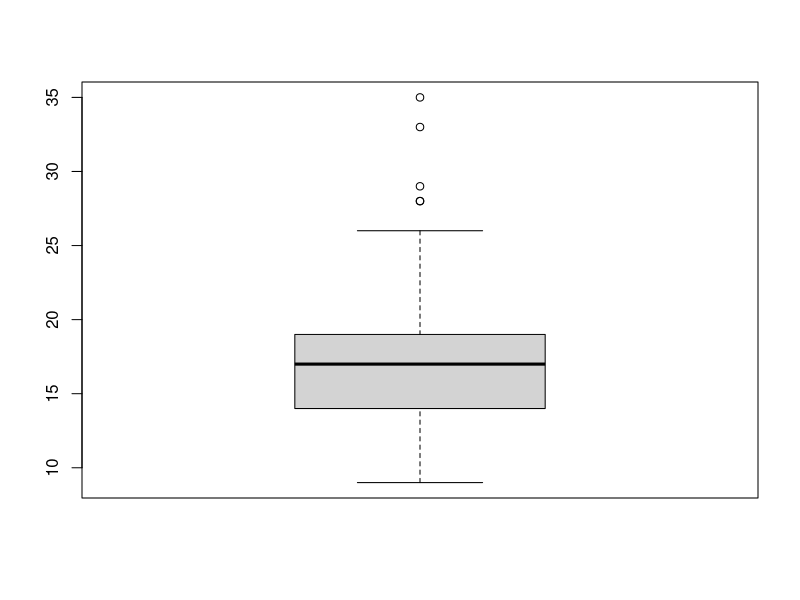
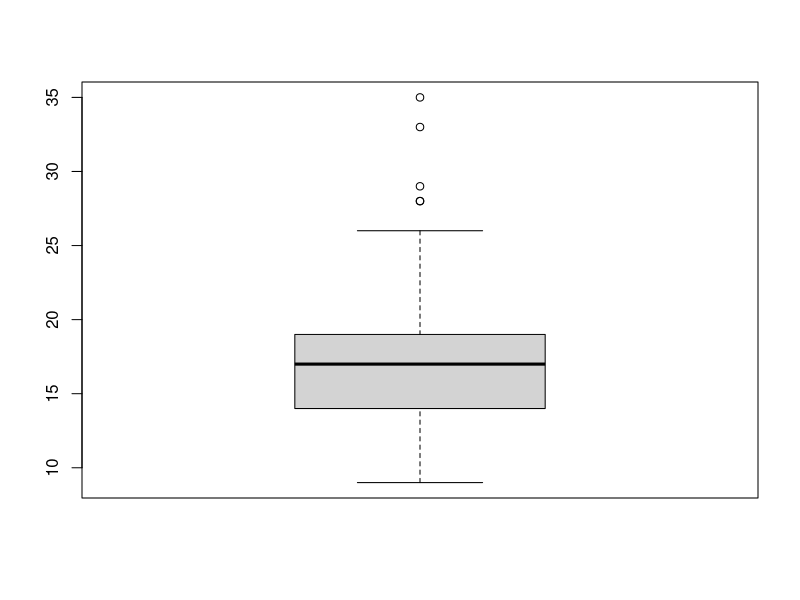
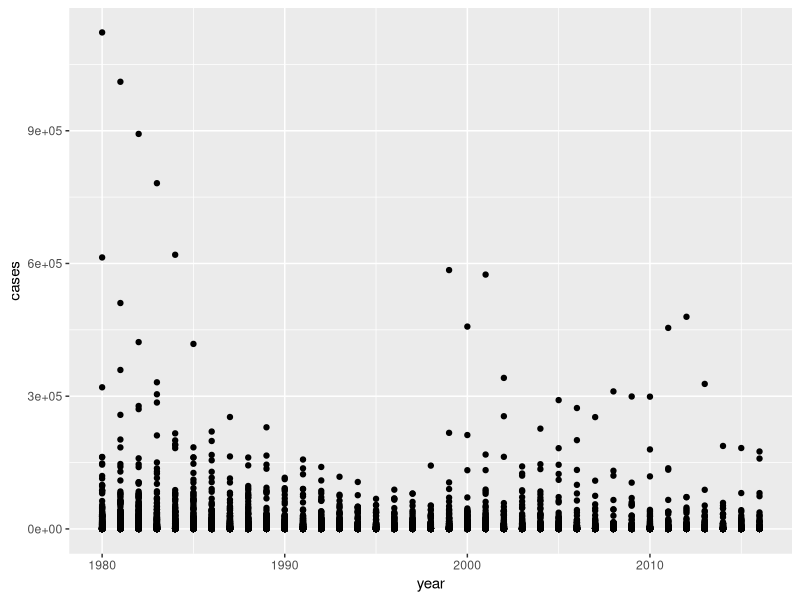
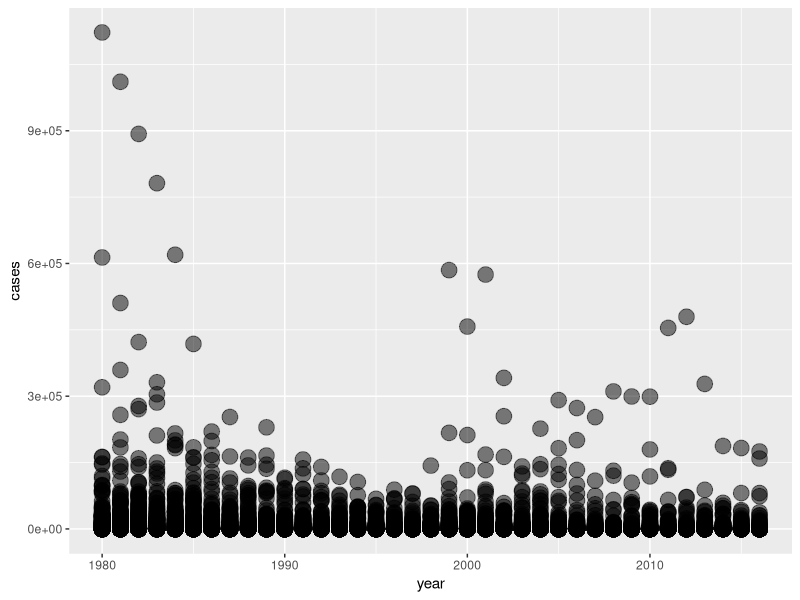
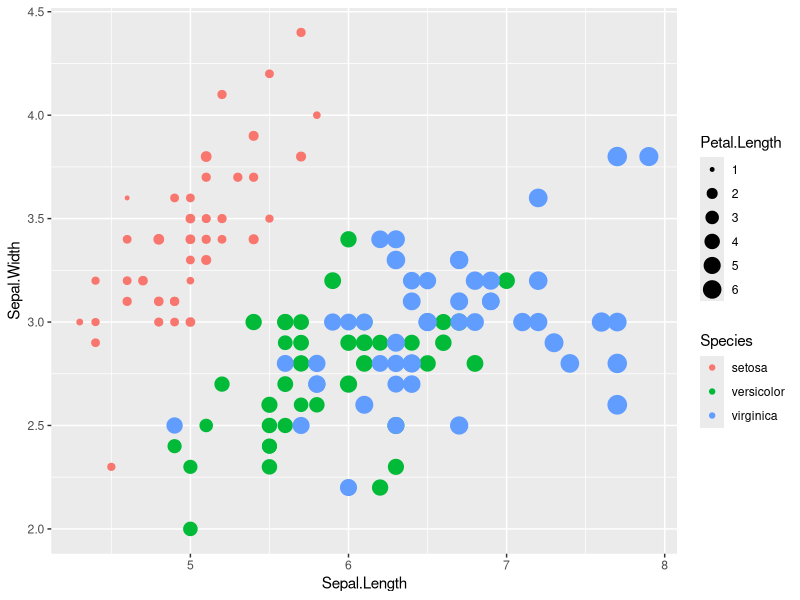
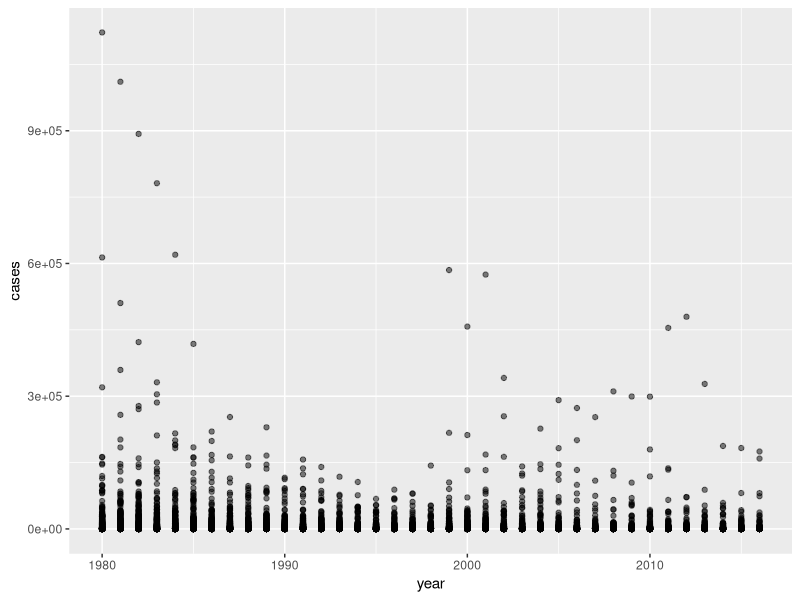
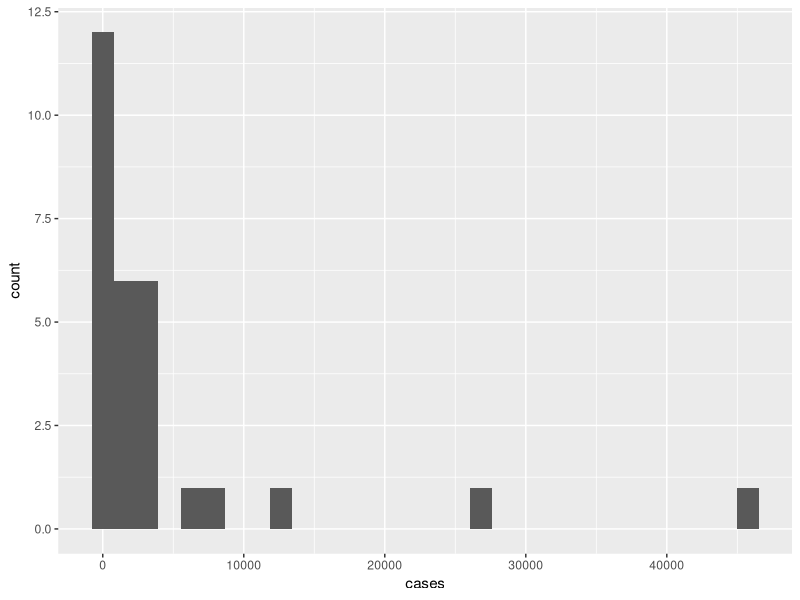
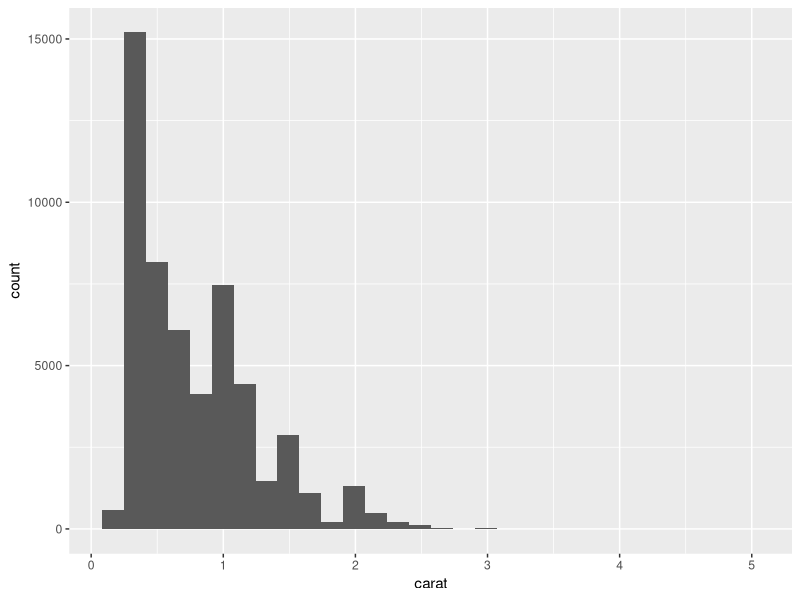

Recreate these plots in R, in order.
## ---- chunk 1
knitr::opts_chunk$set(echo = TRUE)
## ---- chunk 2
# 코드 청크
library(ggplot2)
library(data.table)
library(readxl)
library(foreign)
library(dplyr)
## ---- chunk 3
exam_na <- read.csv("exam_na.csv")
str(exam_na)
## ---- chunk 4
# 예시
exam_na <- read.csv("exam_na.csv")
is.na(exam_na)
## ---- chunk 5
table(is.na(exam_na))
table(is.na(exam_na$korean))
summary(is.na(exam_na))   # 데이터세트의 전체 변수별로 결측치 빈도 확인
summary(exam_na)   # 데이터세트의 전체 변수별 통계치 확인
## ---- chunk 6
mean(exam_na$korean)
mean(exam_na$korean, na.rm = TRUE)
## ---- chunk 7
na.omit(exam_na)
## ---- chunk 8
exam_na %>% filter(is.na(korean))   # 결측치 있는 행만 추출
## ---- chunk 9
exam_na %>% filter(!is.na(korean))   # 결측치 없는 행 모두 추출
## ---- chunk 10
exam_na %>% filter(is.na(korean) & !is.na(english))
exam_na %>% filter(!is.na(korean) & !is.na(english))
exam_na %>% filter(is.na(korean) | !is.na(english))
exam_na %>% filter(is.na(korean) | is.na(english))
## ---- chunk 11
exam_na$korean

mean(exam_na$korean, na.rm = TRUE)

exam_na$korean <- ifelse(is.na(exam_na$korean), 90.25, exam_na$korean)

exam_na$korean
## ---- chunk 12
library(mlbench)
colSums(is.na(exam_na))    # 결측값 확인
exam_na2 <- read.csv("exam_na.csv")

exam_na <- exam_na[complete.cases(exam_na2) ,]
# complete.cases() : 해당되는 행의 결측치를 제거하는 함수
colSums(is.na(exam_na))

colSums(is.na(exam_na2))
exam_na2 <- exam_na2 %>% filter(!is.na(korean) & !is.na(english))
colSums(is.na(exam_na2))
## ---- chunk 13
mpg1_out <- read.csv("mpg1_out.csv")
## ---- chunk 14
table(mpg1_out$trans)
## ---- chunk 15
mpg1_out$trans <- ifelse(mpg1_out$trans == 3, NA, mpg1_out$trans)

table(is.na(mpg1_out$trans))# 결측치 빈도 확인
## ---- chunk 16
result <- mpg1_out %>% filter(!is.na(trans))

table(is.na(result$trans))
## ---- chunk 17
mpg1_out_result <- mpg1_out %>% filter(mpg1_out$trans != 3)

table(is.na(mpg1_out_result$trans))

table(mpg1_out_result$trans)
## ---- chunk 18
mpg1 <- read.csv("mpg1.csv")

boxplot(mpg1$cty)
boxplot(mpg1$cty)$stats
## ---- chunk 19
library(ggplot2)
library(readxl)
who_disease <- read_xlsx("who_disease.xlsx")


ggplot(who_disease, aes(x = year, y = cases)) +
# ggplot(객체, aes(x = 변수, y = 변수))
# aes() : 축을 그리는 함수
  # 그래프 종류
  geom_point()
## ---- chunk 20
ggplot(who_disease, aes(x = year, y = cases)) +
  geom_point(alpha = 0.5, size = 5)
  # geom_point(alpha = 0.5, colour = "#2CF23A", shape = 15, size = 1) -> 다양한 옵션 주기(fill은 point에 적용 불가)
## ---- chunk 21
str(iris)
ggplot(iris, aes(x = Sepal.Length,
                 y = Sepal.Width,
                 colour = Species,
                 size = Petal.Length)) +
  geom_point()    # 옵션으로 장난치기
## ---- chunk 22
ggplot(who_disease, aes(x = year, y = cases)) +
  geom_point(alpha = 0.5)
# 데이터 가공 -> 데이터 시각화 -> 데이터 재가공 -> 데이터 시각화 무한 반복
## ---- chunk 23
library(dplyr)
str(who_disease)
who_disease %>% 
  filter(region == "AMR",
         year == 1980,
         disease == "pertussis",
         cases > 0) -> data2

ggplot(data2, aes(x = cases)) +
  geom_histogram()

ggplot(diamonds, aes(x = carat)) +
  geom_histogram()
## ---- chunk 24
# 한 개 구간의 크기 = x축의 전체 범위를 30으로 나누면 알 수 있다
range(diamonds$carat)

# carat의 한 구간 크기 = (5.01-0.20)/30 = 0.1603333

ggplot(diamonds, aes(x=carat)) +
  geom_histogram(binwidth = 0.8)

ggplot(diamonds, aes(x=carat)) +
  geom_histogram(binwidth = 0.009)
## ---- chunk 25
ggplot(data2, aes(x = country, y = cases)) +
  geom_col(fill = "#62FDFF") +
  # 옵션 입력
  coord_flip()
## ---- chunk 26
ggplot(who_disease, aes(disease)) +
  geom_bar()

ggplot(who_disease, aes(region)) +
  geom_bar()
## ---- chunk 27
ggplot(diamonds, aes(x = carat)) +
  geom_density()
## ---- chunk 28
ggplot(economics, aes(x = date, y = uempmed)) +
  geom_line(colour = "yellow")
    
ggplot(economics, aes(x = date, y = psavert)) +
  geom_line()

ggplot() +
  geom_line(data=economics, aes(x = date, y = uempmed, colour = "red")) +
  geom_line(data=economics, aes(x = date, y = psavert))
## ---- chunk 29
ggplot(data = diamonds, aes(x=carat, 
                           y=price,
                           col = cut)) +    # col = colour
  geom_point()
        
## ---- chunk 30
ggplot(diamonds, aes(x = color,
                     fill = cut)) +
  geom_bar()
## ---- chunk 31
ggplot(diamonds, aes(x = color,
                     fill = cut)) +
  geom_bar(position="fill")
## ---- chunk 32
ggplot(diamonds, aes(x = color,
                     fill = cut)) +
  geom_bar(position="dodge")
## ---- chunk 33
leisure <- read.csv("leisure.csv")
str(leisure)
## ---- chunk 34
ggplot(data=leisure, aes(x=age, y=expense, col = sex)) +
  geom_line(size = 1.4)
## ---- chunk 35
mpg1 <- read.csv("mpg1.csv", stringsAsFactors = F)

# 데이터 가공
drv_hwy <- mpg1 %>% 
  group_by(drv) %>% 
  summarise(mean_hwy = mean(hwy))
## ---- chunk 36
# 기본 그래프
ggplot(data = drv_hwy, aes(x = drv, y = mean_hwy)) +
  geom_col()

# 오름차순
ggplot(data = drv_hwy, aes(x = reorder(drv, mean_hwy), 
                           y = mean_hwy)) +
  geom_col()

# 내림차순
ggplot(data = drv_hwy, aes(x = reorder(drv, -mean_hwy), 
                           y = mean_hwy)) +
  geom_col()

# 옵션 - 그래프와 축에 타이틀 입력
ggplot(data = drv_hwy, aes(x = reorder(drv, -mean_hwy), 
                           y = mean_hwy)) +
  geom_col() +
  labs(
    title = "제목을 입력하세요",
    subtitle = "소제목을 입력하세요",
    x = "x 변수명을 입력하세요",
    y = "y 변수명을 입력하세요",
    caption = "데이터 출처를 입력하세요"
  )
